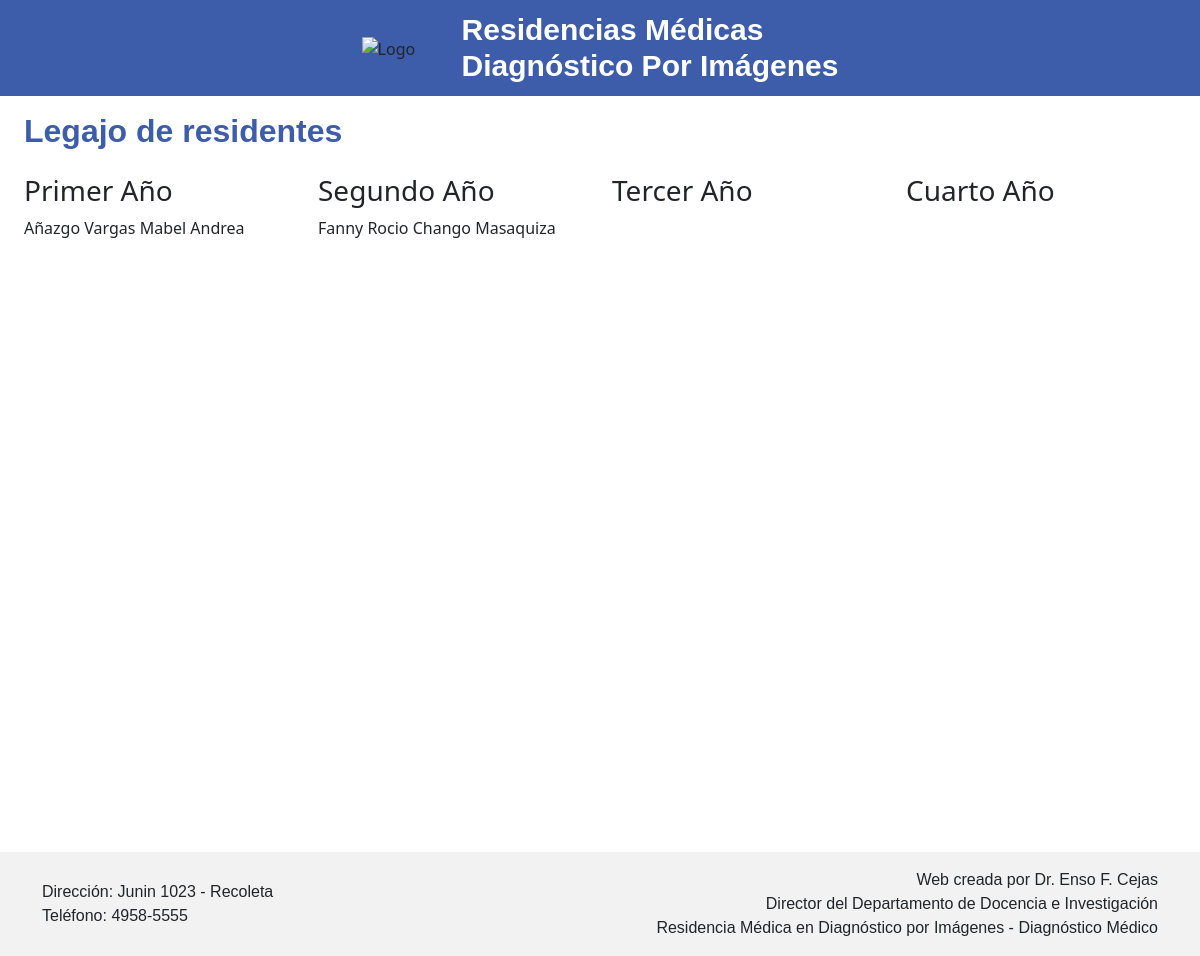
Before: /residentes/ with the older database file.
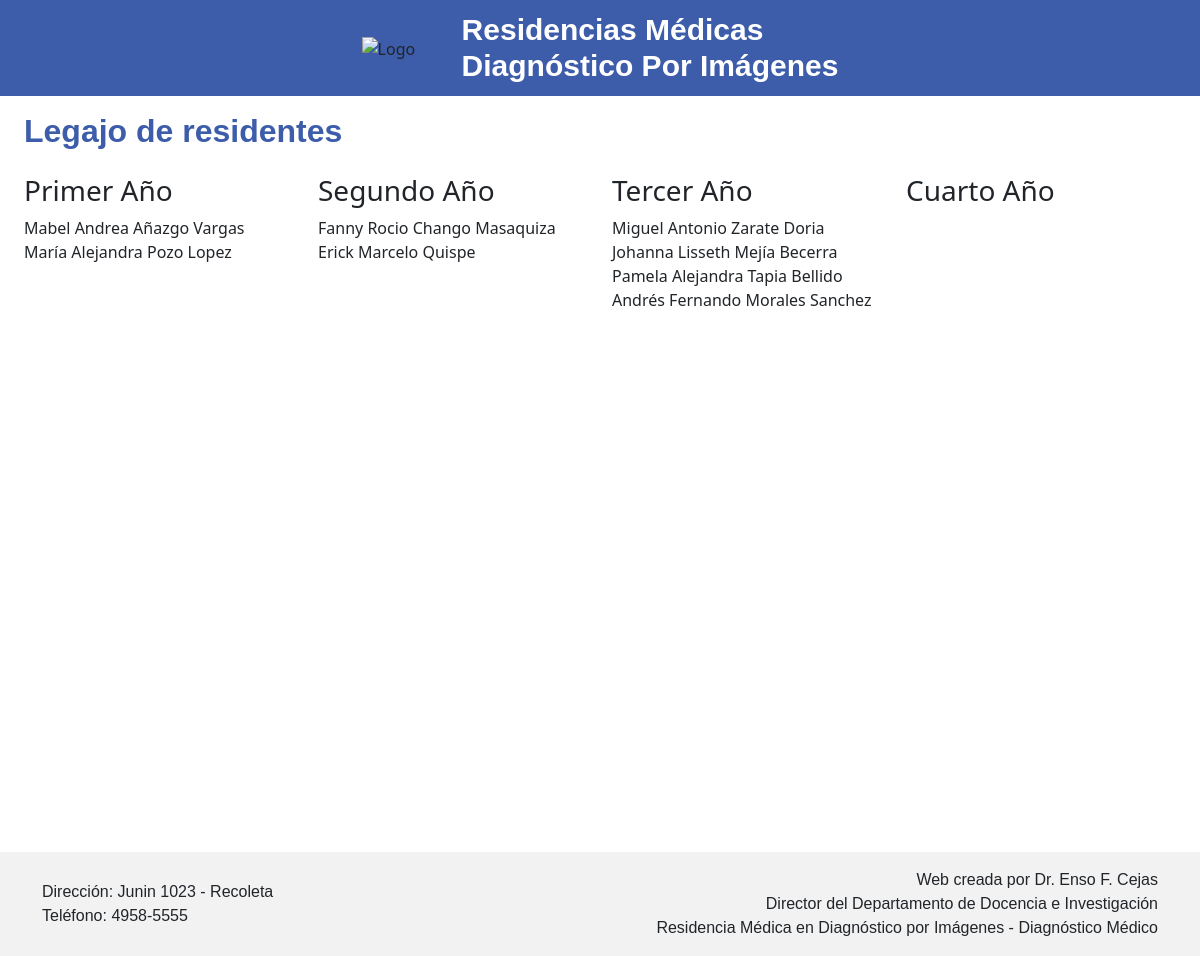
After: the same page with the newer database file.
### residentesdm/models.py (models this page shows, shortened)
class Residente(models.Model):
    dni_regex = RegexValidator(
        regex=r'^\d{2}\.\d{3}\.\d{3}$',
        message="El DNI debe tener el formato: 'xx.xxx.xxx'"
    )
    matricula_regex = RegexValidator(
        regex=r'^\d{3}\.\d{3}$',
        message="La matrícula debe tener el formato: 'xxx.xxx'"
    )
    nombre = models.CharField(max_length=200)
    apellido = models.CharField(max_length=200)
    DNI = models.CharField(validators=[dni_regex], max_length=10, unique=True, primary_key=True, default='00.000.000')
    matricula = models.CharField(validators=[matricula_regex], max_length=10, unique=True, default='000.000')
    email = models.EmailField(max_length=200, default='Desconocido')
    nacionalidad = models.CharField(max_length=200, default='Desconocida')
    fecha_ingreso = models.DateField()
    repetido = models.BooleanField(default=False)
    grupo = models.CharField(max_length=10, blank=True)
    def calculate_grupo(self):
        hoy = timezone.now().date()
        diferencia = hoy.year - self.fecha_ingreso.year - ((hoy.month, hoy.day) < (self.fecha_ingreso.month, self.fecha_ingreso.day))
        if self.repetido:
            diferencia -= 1
        if diferencia < 1:
            return 'R1'
        elif diferencia < 2:
            return 'R2'
        elif diferencia < 3:
            return 'R3'
        elif diferencia < 4:
            return 'R4'
        else:
            return 'Egresado'

### residentesdm/views.py (the view)
# urls.py: path('residentes/', views.residentes, name='residentes'),
def residentes(request):
    todos_los_residentes = Residente.objects.all().order_by('grupo')
    total_residentes = Residente.objects.count()
    residentes_primer_año = [r for r in todos_los_residentes if r.calculate_grupo() == 'R1']
    residentes_segundo_año = [r for r in todos_los_residentes if r.calculate_grupo() == 'R2']
    residentes_tercer_año = [r for r in todos_los_residentes if r.calculate_grupo() == 'R3']
    residentes_cuarto_año = [r for r in todos_los_residentes if r.calculate_grupo() == 'R4']
    return render(request, 'residentes.html', {
        'todos_los_residentes': todos_los_residentes,
        'total_residentes': total_residentes,
        'residentes_primer_año': residentes_primer_año,
        'residentes_segundo_año': residentes_segundo_año,
        'residentes_tercer_año': residentes_tercer_año,
        'residentes_cuarto_año': residentes_cuarto_año,
    })

### residentesdm/templates/residentes.html (shortened to what this page needs)
{% extends "plantillas/base.html" %}
{% load static %}
{% block content %}
<div class="container-fluid mt-3">
<h2 class="text-start">Legajo de residentes</h2>
<div class="row">
    <div class="col-sm">
        <div class="mt-3">
            <h3>Primer Año</h3>
            {% for residente in residentes_primer_año %}
                {{ residente.nombre.title }} {{ residente.apellido.title }}<br>
            {% endfor %}
        </div>
    </div>
    <div class="col-sm">
        <div class="mt-3">
            <h3>Segundo Año</h3>
            {% for residente in residentes_segundo_año %}
                {{ residente.nombre.title }} {{ residente.apellido.title }}<br>
            {% endfor %}
        </div>
    </div>
    <div class="col-sm">
        <div class="mt-3">
            <h3>Tercer Año</h3>
            {% for residente in residentes_tercer_año %}
                {{ residente.nombre.title }} {{ residente.apellido.title }}<br>
            {% endfor %}
        </div>
    </div>
    <div class="col-sm">
        <div class="mt-3">
            <h3>Cuarto Año</h3>
        </div>
    </div>
</div>
{% endblock %}

### residentesdm/templates/plantillas/base.html (shortened to what this page needs)
{% load static %}
<!DOCTYPE html>
<html lang="es">
    <head>
        <link rel="stylesheet" type="text/css" href="{% static 'styles.css' %}">
        <link rel="stylesheet" href="https://use.typekit.net/ces4zfb.css">
        <link href="https://cdn.jsdelivr.net/npm/bootstrap@5.3.2/dist/css/bootstrap.min.css" rel="stylesheet"
>
    </head>
<body>
    <header class="d-flex flex-column flex-md-row justify-content-center align-items-center">
        <div class="logodm m-0">
            <img src="{% static 'logo.png' %}" alt="Logo" class="img-fluid logo">
        </div>
        <div>
            <h1>Residencias Médicas<br>Diagnóstico Por Imágenes</h1>
        </div>
    </header>
    <main class="container-fluid" style="min-height: calc(100vh - 60px);">
        {% block content %}
        {% endblock %}
    </main>
    <footer class="text-end p-3" style="background-color: #F2F2F2;">
        <div class="container">
            <div class="row align-items-center">
                <div class="col-md-3 text-md-start text-center mb-3 mb-md-0">
                    <p class="mb-0">Dirección: Junin 1023 - Recoleta</p>
                    <p class="mb-0">Teléfono: 4958-5555</p>
                </div>
                <div class="col-md-6 text-md-end text-center">
                    <p class="mb-0">Web creada por Dr. Enso F. Cejas</p>
                    <p class="mb-0">Director del Departamento de Docencia e Investigación</p>
                    <p class="mb-0">Residencia Médica en Diagnóstico por Imágenes - Diagnóstico Médico</p>
                </div>
            </div>
        </div>
    </footer>
</body>
</html>

### residentesdm/static/styles.css (style rules this page uses)
header { background-color: #3D5DAA; padding: 12px; }
header h1 { color: #fff; font-family: nimbus-sans, sans-serif; font-weight: 700; margin: 0; font-size: 2.5vw; }
.logodm img { width: 15vw; max-width: 200px; min-width: 90px; }
main h2 { color: #3D5DAA; font-family: nimbus-sans, sans-serif; font-weight: 700; font-style: bold; }
p { font-family: mr-eaves-sans, sans-serif; }
@media (min-width: 769px) { header h1 { text-align: left; margin-left: 10px; } }

Changed rows visible on the page:
changed Residente "Mabel Andrea": nombre "Añazgo Vargas" → "Mabel Andrea"; apellido "Mabel Andrea" → "Añazgo Vargas"
added Residente: nombre "María Alejandra", apellido "Pozo Lopez", shown under "Primer Año"
added Residente: nombre "Erick Marcelo", apellido "Quispe", shown under "Segundo Año"
added Residente: nombre "Miguel Antonio", apellido "Zarate Doria", shown under "Tercer Año"
added Residente: nombre "Johanna Lisseth", apellido "Mejía Becerra", shown under "Tercer Año"
added Residente: nombre "Pamela Alejandra", apellido "Tapia Bellido", shown under "Tercer Año"
added Residente: nombre "Andrés Fernando", apellido "Morales Sanchez", shown under "Tercer Año"
